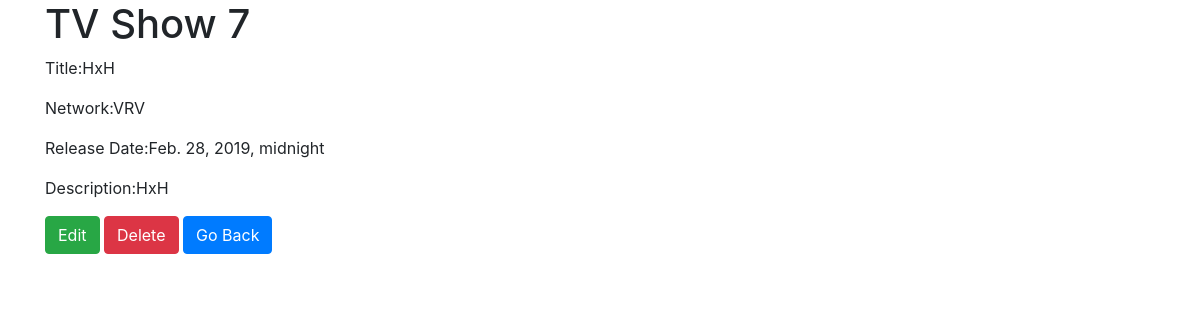
Screenshot of /shows2/7 with the database file from the repository.
### tv_app/models.py (models this page shows)
class Show(models.Model):
    title = models.CharField(max_length=255)
    network = models.CharField(max_length=255)
    release_date = models.DateTimeField()
    desc = models.CharField(max_length=255)
    created_at = models.DateTimeField(auto_now_add=True)
    updated_at = models.DateTimeField(auto_now=True)
    objects = ShowManager()

### tv_app/views.py (the view)
# urls.py: path('shows2/<id>', views.shows2),
def shows2(request, id):
    context={
        'allshows':Show.objects.get(id=id)
    }
    return render(request, 'shows2.html', context)

### tv_app/templates/shows2.html (shortened to what this page needs)
<!DOCTYPE html>
<html lang="en">
<head>
    <link rel="stylesheet" href="https://stackpath.bootstrapcdn.com/bootstrap/4.4.1/css/bootstrap.min.css">
</head>
<body>
    <div id="wrapper" class="container">
        <div id="show_info">
            <h1>TV Show {{allshows.id}}</h1>
            <p>Title:{{allshows.title}}</p>
            <p>Network:{{allshows.network}}</p>
            <p>Release Date:{{allshows.release_date}}</p>
            <p>Description:{{allshows.desc}}</p>
            <a class="btn btn-success text-white" roll=button href="/edit/{{allshows.id}}">Edit</a>
            <a class="btn btn-danger text-white" roll=button href="/delete_show_on_list/{{allshows.id}}/destroy">Delete</a>
            <a class="btn btn-primary text-white" roll=button href="/">Go Back</a>
        </div>
    </div>
</body>
</html>

### rows the page displays
Show: id "7", title "HxH", network "VRV", release_date "Feb. 28, 2019, midnight", desc "HxH"
